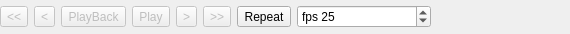
<?xml version="1.0" encoding="UTF-8"?>
<ui version="4.0">
 <class>QAlderFramePlayerWidget</class>
 <widget class="QWidget" name="QAlderFramePlayerWidget">
  <property name="geometry">
   <rect>
    <x>0</x>
    <y>0</y>
    <width>570</width>
    <height>34</height>
   </rect>
  </property>
  <property name="windowTitle">
   <string>Frame player</string>
  </property>
  <layout class="QHBoxLayout" name="horizontalLayout">
   <property name="margin">
    <number>0</number>
   </property>
   <item>
    <widget class="QToolButton" name="firstFrameButton">
     <property name="enabled">
      <bool>false</bool>
     </property>
     <property name="toolTip">
      <string>go to start</string>
     </property>
     <property name="text">
      <string>&lt;&lt;</string>
     </property>
     <property name="icon">
      <iconset resource="resources/QAlderGenericWidgets.qrc">
       <normaloff>:/icons/frameToFirst.png</normaloff>:/icons/frameToFirst.png</iconset>
     </property>
     <property name="iconSize">
      <size>
       <width>24</width>
       <height>24</height>
      </size>
     </property>
    </widget>
   </item>
   <item>
    <widget class="QToolButton" name="previousFrameButton">
     <property name="enabled">
      <bool>false</bool>
     </property>
     <property name="toolTip">
      <string>reverse step</string>
     </property>
     <property name="text">
      <string>&lt;</string>
     </property>
     <property name="icon">
      <iconset resource="resources/QAlderGenericWidgets.qrc">
       <normaloff>:/icons/frameBack.png</normaloff>:/icons/frameBack.png</iconset>
     </property>
     <property name="iconSize">
      <size>
       <width>24</width>
       <height>24</height>
      </size>
     </property>
     <property name="autoRepeat">
      <bool>true</bool>
     </property>
    </widget>
   </item>
   <item>
    <widget class="QToolButton" name="playReverseButton">
     <property name="enabled">
      <bool>false</bool>
     </property>
     <property name="toolTip">
      <string>play reverse / pause</string>
     </property>
     <property name="text">
      <string>PlayBack</string>
     </property>
     <property name="icon">
      <iconset resource="resources/QAlderGenericWidgets.qrc">
       <normaloff>:/icons/framePlayReverse.png</normaloff>
       <normalon>:/icons/pause.png</normalon>:/icons/framePlayReverse.png</iconset>
     </property>
     <property name="iconSize">
      <size>
       <width>24</width>
       <height>24</height>
      </size>
     </property>
     <property name="checkable">
      <bool>true</bool>
     </property>
    </widget>
   </item>
   <item>
    <widget class="QToolButton" name="playButton">
     <property name="enabled">
      <bool>false</bool>
     </property>
     <property name="toolTip">
      <string>play forward / pause</string>
     </property>
     <property name="text">
      <string>Play</string>
     </property>
     <property name="icon">
      <iconset resource="resources/QAlderGenericWidgets.qrc">
       <normaloff>:/icons/framePlay.png</normaloff>
       <normalon>:/icons/pause.png</normalon>:/icons/framePlay.png</iconset>
     </property>
     <property name="iconSize">
      <size>
       <width>24</width>
       <height>24</height>
      </size>
     </property>
     <property name="checkable">
      <bool>true</bool>
     </property>
    </widget>
   </item>
   <item>
    <widget class="QToolButton" name="nextFrameButton">
     <property name="enabled">
      <bool>false</bool>
     </property>
     <property name="toolTip">
      <string>forward step</string>
     </property>
     <property name="text">
      <string>&gt;</string>
     </property>
     <property name="icon">
      <iconset resource="resources/QAlderGenericWidgets.qrc">
       <normaloff>:/icons/frameForward.png</normaloff>:/icons/frameForward.png</iconset>
     </property>
     <property name="iconSize">
      <size>
       <width>24</width>
       <height>24</height>
      </size>
     </property>
     <property name="autoRepeat">
      <bool>true</bool>
     </property>
    </widget>
   </item>
   <item>
    <widget class="QToolButton" name="lastFrameButton">
     <property name="enabled">
      <bool>false</bool>
     </property>
     <property name="toolTip">
      <string>go to end</string>
     </property>
     <property name="text">
      <string>&gt;&gt;</string>
     </property>
     <property name="icon">
      <iconset resource="resources/QAlderGenericWidgets.qrc">
       <normaloff>:/icons/frameToLast.png</normaloff>:/icons/frameToLast.png</iconset>
     </property>
     <property name="iconSize">
      <size>
       <width>24</width>
       <height>24</height>
      </size>
     </property>
    </widget>
   </item>
   <item>
    <widget class="QToolButton" name="repeatButton">
     <property name="toolTip">
      <string>repeat</string>
     </property>
     <property name="text">
      <string>Repeat</string>
     </property>
     <property name="icon">
      <iconset resource="resources/QAlderGenericWidgets.qrc">
       <normaloff>:/icons/repeat.png</normaloff>:/icons/repeat.png</iconset>
     </property>
     <property name="iconSize">
      <size>
       <width>24</width>
       <height>24</height>
      </size>
     </property>
     <property name="checkable">
      <bool>true</bool>
     </property>
     <property name="checked">
      <bool>false</bool>
     </property>
    </widget>
   </item>
   <item>
    <widget class="QDoubleSpinBox" name="speedFactorSpinBox">
     <property name="toolTip">
      <string>frame rate</string>
     </property>
     <property name="prefix">
      <string>fps </string>
     </property>
     <property name="decimals">
      <number>0</number>
     </property>
     <property name="minimum">
      <double>1.000000000000000</double>
     </property>
     <property name="maximum">
      <double>60.000000000000000</double>
     </property>
     <property name="singleStep">
      <double>1.000000000000000</double>
     </property>
     <property name="value">
      <double>25.000000000000000</double>
     </property>
    </widget>
   </item>
   <item>
    <widget class="QAlderSliderWidget" name="frameSlider" native="true">
     <property name="enabled">
      <bool>false</bool>
     </property>
     <property name="toolTip">
      <string>select frame</string>
     </property>
     <property name="decimals" stdset="0">
      <number>2</number>
     </property>
     <property name="minimum" stdset="0">
      <double>-1.000000000000000</double>
     </property>
     <property name="maximum" stdset="0">
      <double>-1.000000000000000</double>
     </property>
     <property name="value" stdset="0">
      <double>-1.000000000000000</double>
     </property>
    </widget>
   </item>
  </layout>
 </widget>
 <customwidgets>
  <customwidget>
   <class>QAlderSliderWidget</class>
   <extends>QWidget</extends>
   <header>QAlderSliderWidget.h</header>
  </customwidget>
 </customwidgets>
 <resources>
  <include location="resources/QAlderGenericWidgets.qrc"/>
 </resources>
 <connections/>
</ui>
